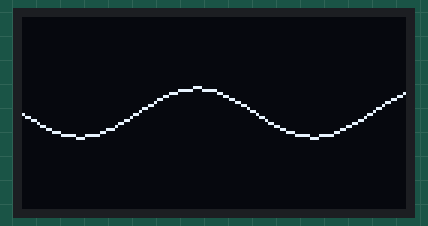
This sketch was run on a simulated Arduino Uno, built with avr-gcc and run on an emulated ATmega328P. On the bench: 128×64 one-colour display.

Above: at 0.15 s.
At 5.03 s:
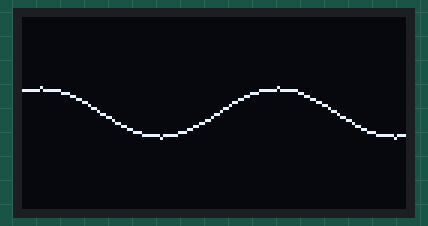
At 10.03 s:
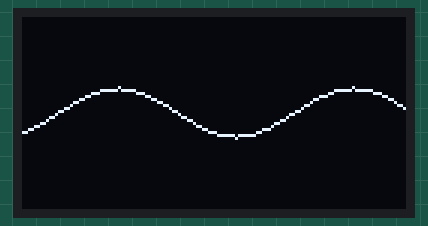
At 20.04 s:
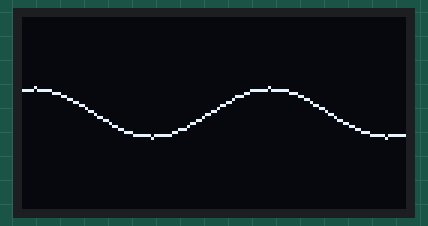
At 29.92 s:
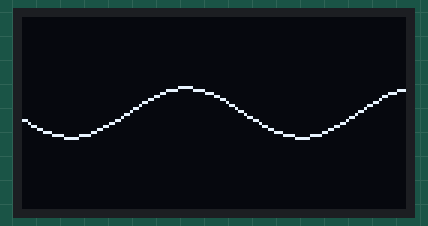
At 39.92 s:
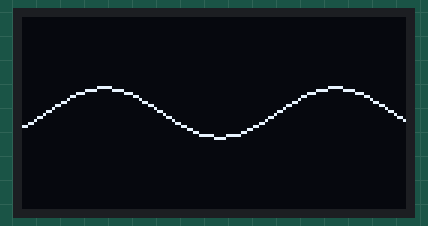

The sketch:

OLED_SineWave_SPI.ino
```cpp
// Same animated sine wave as OLED_SineWave.ino, but driven over true hardware
// SPI instead of I2C. Hardware SPI uses the board's dedicated SPI peripheral
// (not bit-banged pins like OLED_spi.ino), so a full frame - 1024 bytes for a
// 128x64 display - takes roughly 1ms at 8MHz, versus several ms over I2C.
// That much shorter transfer window is what actually fixes the tearing seen
// on I2C at high frame rates, rather than any one setting in the sketch.
//
// MOSI/SCK are fixed hardware SPI pins on the board. DC, RST and CS can be
// any free digital pins - just match these #defines to how you wired it.

#include <SPI.h>
#include <Adafruit_GFX.h>
#include <Adafruit_SSD1306.h>

#define SCREEN_WIDTH  128
#define SCREEN_HEIGHT 64

#define OLED_DC  9   // data/command select
#define OLED_RST 8   // reset
#define OLED_CS  10  // chip select

// &SPI = use the board's hardware SPI peripheral, clocked at 8MHz.
Adafruit_SSD1306 display(SCREEN_WIDTH, SCREEN_HEIGHT, &SPI, OLED_DC, OLED_RST, OLED_CS, 8000000UL);

float phase = 0; // shifts the wave sideways each frame, creating motion

// amplitude and frequency both breathe between these limits, in sync with speed
const float minSpeed = 0.05,     maxSpeed = 0.6;   // phase step per frame
const float minAmplitude = 8,    maxAmplitude = 28; // wave height, in pixels
const float minFrequency = 0.08, maxFrequency = 0.3; // wave cycles per pixel
const float cycleSeconds = 5.0;  // one full slow->fast->slow lap

void setup() {
  Serial.begin(9600);
  if (!display.begin(SSD1306_SWITCHCAPVCC)) {
    Serial.println(F("SSD1306 allocation failed"));
    for (;;)
      ; // don't continue, the display didn't initialise
  }
  display.clearDisplay();
}

void loop() {
  // Where we are in one slow->fast->slow lap (0..1), from wall-clock time so
  // it stays smooth regardless of how long each frame takes to draw.
  unsigned long msIntoCycle = millis() % (unsigned long)(cycleSeconds * 1000);
  float t = msIntoCycle / 1000.0; // 0..cycleSeconds
  float speedFactor = (sin(2 * PI * t / cycleSeconds - HALF_PI) + 1) / 2; // 0..1

  float speed = minSpeed + speedFactor * (maxSpeed - minSpeed);
  float amplitude = minAmplitude + speedFactor * (maxAmplitude - minAmplitude);
  float frequency = minFrequency + speedFactor * (maxFrequency - minFrequency);

  display.clearDisplay();

  int previousY = SCREEN_HEIGHT / 2;
  for (int x = 0; x < SCREEN_WIDTH; x++) {
    int y = (SCREEN_HEIGHT / 2) + amplitude * sin(frequency * x + phase);
    if (x > 0) {
      display.drawLine(x - 1, previousY, x, y, WHITE);
    }
    previousY = y;
  }

  display.display();

  phase += speed;
  delay(10);
}
```
